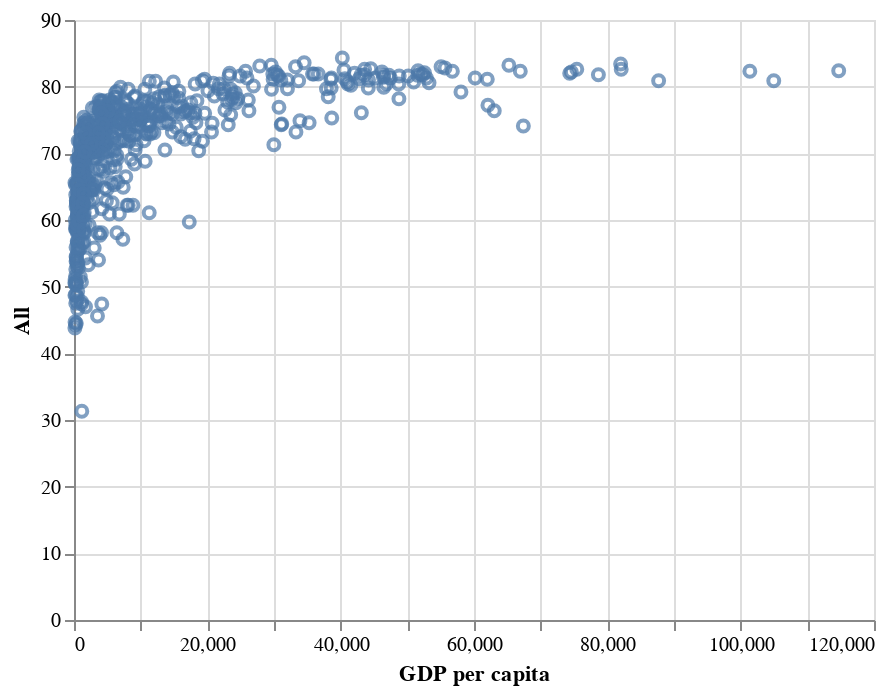

Here is the notebook cell this chart was saved with:
### Markdown cell above
### Q1 (a). Different marks

The cell below is a copy of the previous cell. Have a look at the [documentation on marks](https://altair-viz.github.io/user_guide/marks.html) for a list of the possible mark types. Try out a few alternatives to see what they look like! Once you're satisfied, change the mark to points. What is the difference between points and circles, according to the documentation?

### Code cell
# basic scatterplot
alt.Chart(data).mark_point().encode( # your turn here
    x = 'GDP per capita',
    y = 'All'
)

### Figure 1 — Vega-Lite specification as saved in the notebook (floating-point values rounded to 4 significant figures; data arrays with more than 128 entries replaced by an {"elided": "..."} marker saying what was removed)
{"config": {"view": {"continuousWidth": 400, "continuousHeight": 300}}, "data": {"name": "data-f387fa34a6db5787f5f98ceb7832c6b7"}, "mark": "point", "encoding": {"x": {"type": "quantitative", "field": "GDP per capita"}, "y": {"type": "quantitative", "field": "All"}}, "$schema": "https://vega.github.io/schema/vega-lite/v4.0.2.json", "datasets": {"data-f387fa34a6db5787f5f98ceb7832c6b7": {"elided": "620 records"}}}
